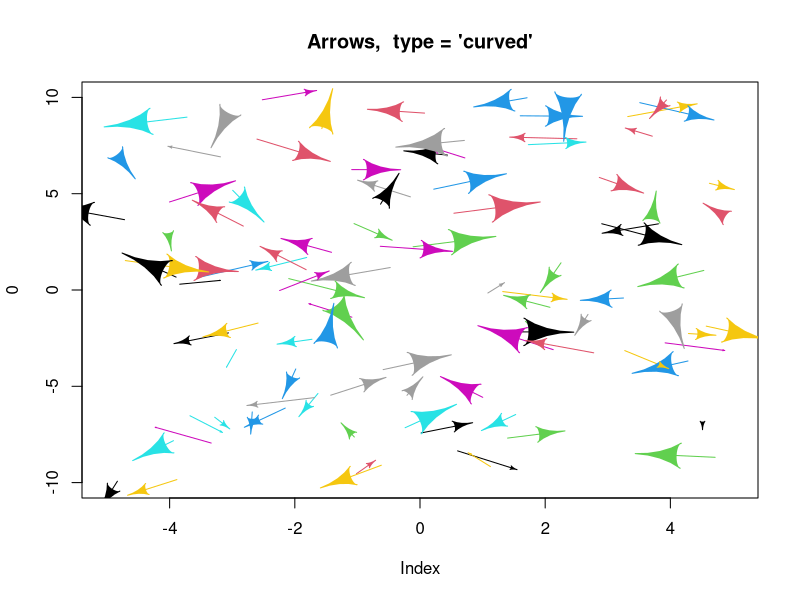
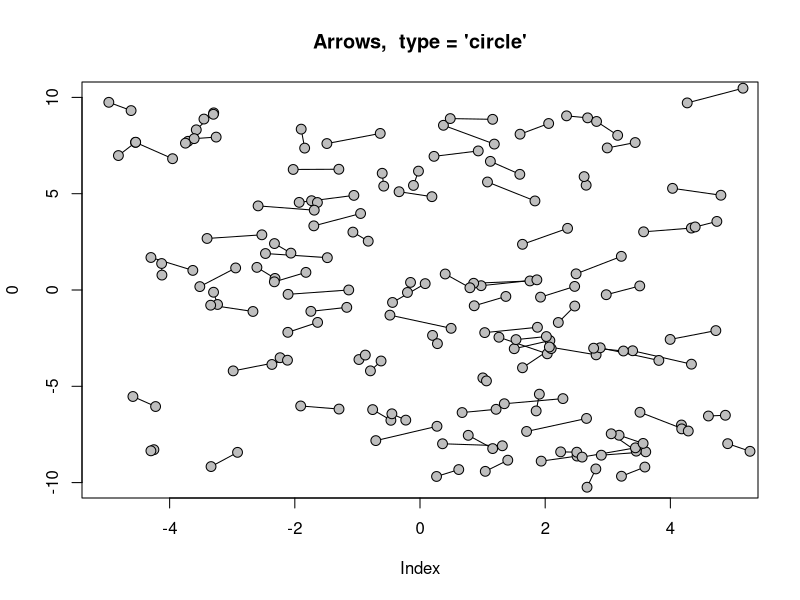
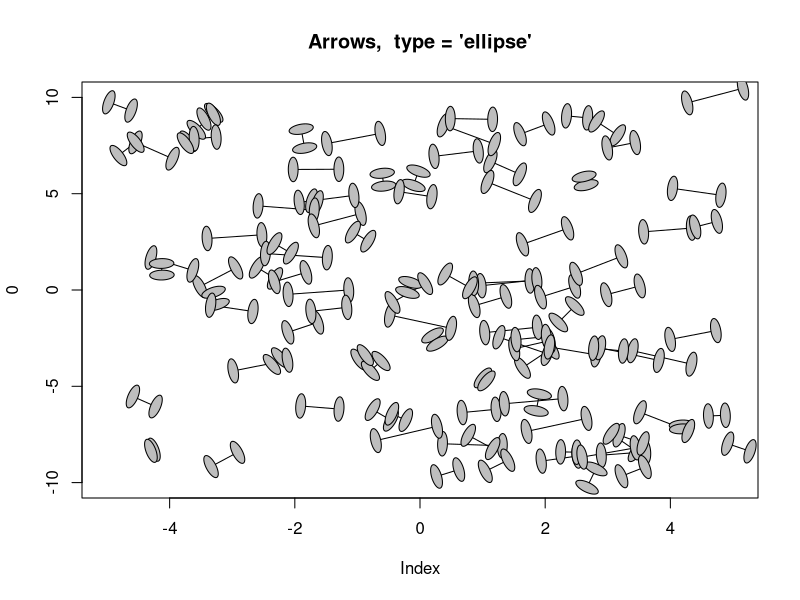
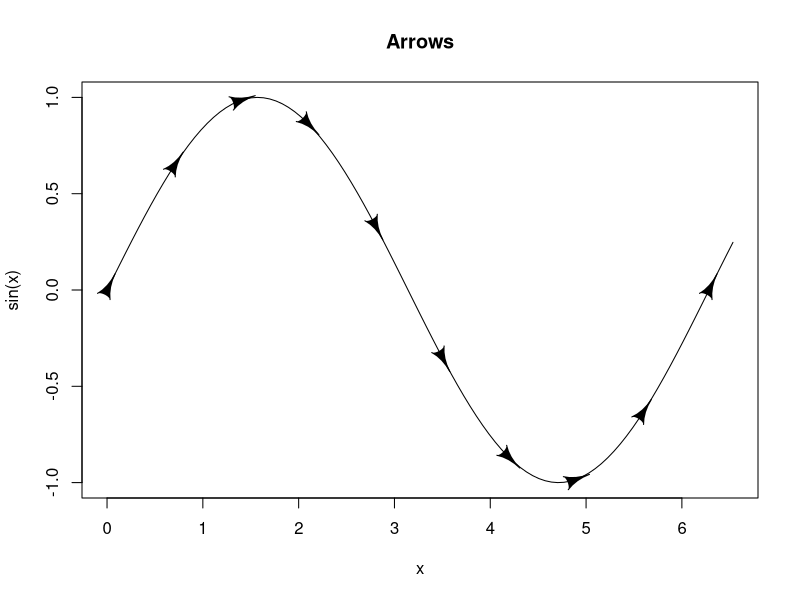
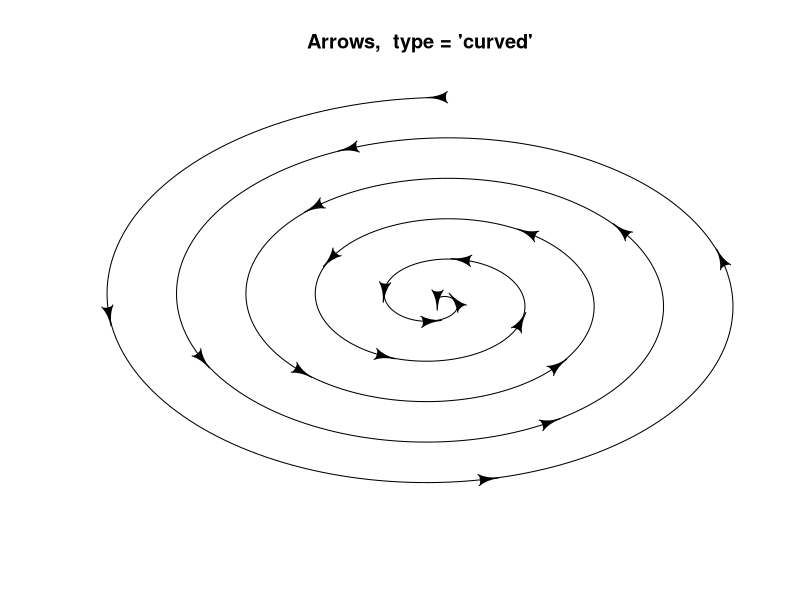
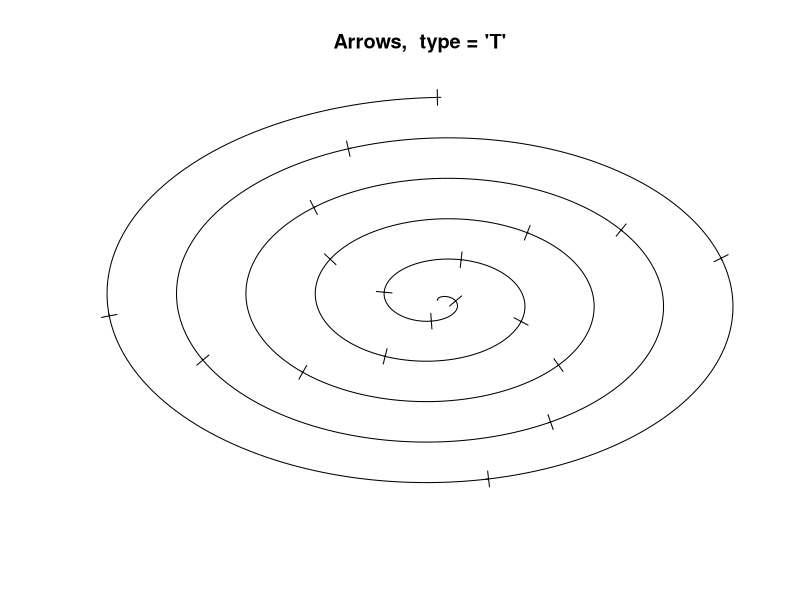
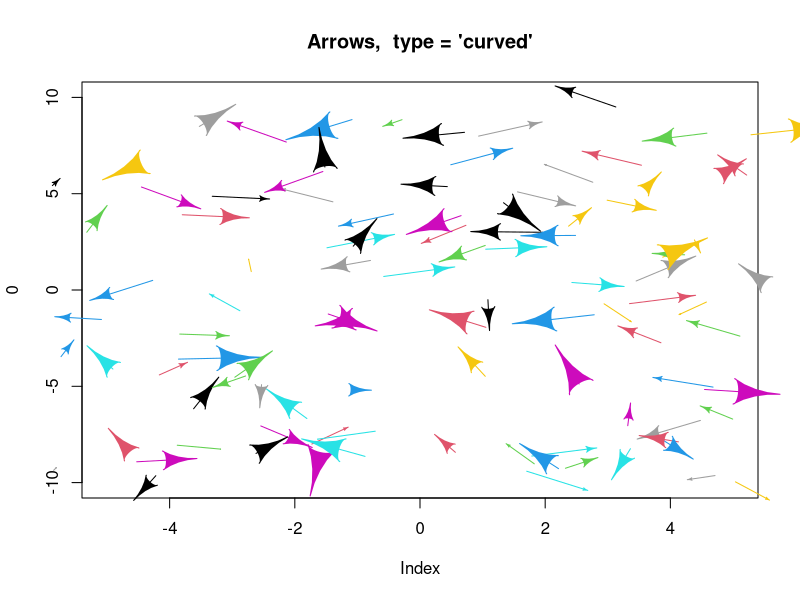

Write the R code that produced these figures, in order.
library(shape)


### Name: Arrows
### Title: adds arrows with improved arrowhead to a plot
### Aliases: Arrows
### Keywords: aplot

### ** Examples

xlim <- c(-5 , 5)
ylim <- c(-10, 10)
plot(0, type = "n", xlim = xlim, ylim = ylim, 
     main = "Arrows,  type = 'curved'")
x0 <- runif(100, xlim[1], xlim[2])
y0 <- runif(100, ylim[1], ylim[2])
x1 <- x0+runif(100, -1, 1)
y1 <- y0+runif(100, -1, 1)
Arrows(x0, y0, x1, y1, arr.length = runif(100), code = 2, 
       arr.type = "curved", arr.col = 1:100, lcol = 1:100)
  
plot(0, type = "n", xlim = xlim, ylim = ylim, 
     main = "Arrows,  type = 'circle'")
x0 <- runif(100, xlim[1], xlim[2])
y0 <- runif(100, ylim[1], ylim[2])
x1 <- x0 + runif(100, -1, 1)
y1 <- y0 + runif(100, -1, 1)
Arrows(x0, y0, x1, y1, arr.length = 0.2, code = 3, 
       arr.type = "circle", arr.col = "grey")
  
plot(0, type = "n", xlim = xlim, ylim = ylim, 
     main = "Arrows,  type = 'ellipse'")
Arrows(x0, y0, x1, y1, arr.length = 0.2, arr.width = 0.5, 
       code = 3, arr.type = "ellipse",  arr.col = "grey")

curve(expr = sin(x), 0, 2*pi+0.25, main = "Arrows")
x  <- seq(0, 2*pi, length.out = 10)
xd <- x + 0.025
Arrows(x, sin(x), xd, sin(xd), type = "triangle", 
       arr.length = 0.5, segment = FALSE)
  
xx <- seq(0, 10*pi, length.out = 1000)
plot(sin(xx)*xx, cos(xx)*xx, type = "l", axes = FALSE, 
     xlab = "", ylab = "", main = "Arrows,  type = 'curved'")
x  <- seq(0, 10*pi, length.out = 20)
x1 <- sin(x)*x
y1 <- cos(x)*x
xd <- x+0.01
x2 <- sin(xd)*xd
y2 <- cos(xd)*xd
Arrows(x1, y1, x2, y2, arr.type = "curved", arr.length = 0.4, 
       segment = FALSE, code = 1, arr.adj = 0.5 )

plot(sin(xx)*xx, cos(xx)*xx, type = "l", axes = FALSE, 
     xlab = "", ylab = "", main = "Arrows,  type = 'T'")
Arrows(x1, y1, x2, y2, arr.type = "T", arr.length = 0.4, 
       code = 1, arr.lwd = 2)


# arguments passed to polygon:

xlim <- c(-5 , 5)
ylim <- c(-10, 10)
plot(0, type = "n", xlim = xlim, ylim = ylim, 
     main = "Arrows,  type = 'curved'")
x0 <- runif(100, xlim[1]-1, xlim[2]+0.5)  # exceeds the x-range
y0 <- runif(100, ylim[1], ylim[2])
x1 <- x0+runif(100, -1, 1)
y1 <- y0+runif(100, -1, 1)
Arrows(x0, y0, x1, y1, arr.length = runif(100), code = 2, 
       arr.type = "curved", arr.col = 1:100, lcol = 1:100, xpd = TRUE)
